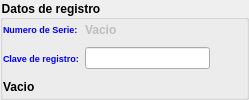
    <widget class="QGroupBox" name="groupBox_3">
     <property name="styleSheet">
      <string notr="true">font: 7pt &quot;Sans Serif&quot;;
font: bold;</string>
     </property>
     <property name="title">
      <string>Datos de registro</string>
     </property>
     <layout class="QGridLayout" name="gridLayout_4">
      <property name="leftMargin">
       <number>0</number>
      </property>
      <property name="topMargin">
       <number>0</number>
      </property>
      <property name="rightMargin">
       <number>0</number>
      </property>
      <property name="bottomMargin">
       <number>0</number>
      </property>
      <item row="0" column="0">
       <widget class="QLabel" name="label_8">
        <property name="text">
         <string>&lt;!DOCTYPE HTML PUBLIC &quot;-//W3C//DTD HTML 4.0//EN&quot; &quot;http://www.w3.org/TR/REC-html40/strict.dtd&quot;&gt;
&lt;html&gt;&lt;head&gt;&lt;meta name=&quot;qrichtext&quot; content=&quot;1&quot; /&gt;&lt;style type=&quot;text/css&quot;&gt;
p, li { white-space: pre-wrap; }
&lt;/style&gt;&lt;/head&gt;&lt;body style=&quot; font-family:'Sans Serif'; font-size:9pt; font-weight:400; font-style:normal;&quot;&gt;
&lt;p style=&quot; margin-top:0px; margin-bottom:0px; margin-left:0px; margin-right:0px; -qt-block-indent:0; text-indent:0px;&quot;&gt;&lt;span style=&quot; font-size:7pt; font-weight:600; color:#0000ff;&quot;&gt;Numero de Serie:&lt;/span&gt;&lt;/p&gt;&lt;/body&gt;&lt;/html&gt;</string>
        </property>
       </widget>
      </item>
      <item row="1" column="0">
       <widget class="QLabel" name="label_10">
        <property name="text">
         <string>&lt;!DOCTYPE HTML PUBLIC &quot;-//W3C//DTD HTML 4.0//EN&quot; &quot;http://www.w3.org/TR/REC-html40/strict.dtd&quot;&gt;
&lt;html&gt;&lt;head&gt;&lt;meta name=&quot;qrichtext&quot; content=&quot;1&quot; /&gt;&lt;style type=&quot;text/css&quot;&gt;
p, li { white-space: pre-wrap; }
&lt;/style&gt;&lt;/head&gt;&lt;body style=&quot; font-family:'Sans Serif'; font-size:9pt; font-weight:400; font-style:normal;&quot;&gt;
&lt;p style=&quot; margin-top:0px; margin-bottom:0px; margin-left:0px; margin-right:0px; -qt-block-indent:0; text-indent:0px;&quot;&gt;&lt;span style=&quot; font-size:7pt; font-weight:600; color:#0000ff;&quot;&gt;Clave de registro:&lt;/span&gt;&lt;/p&gt;&lt;/body&gt;&lt;/html&gt;</string>
        </property>
       </widget>
      </item>
      <item row="1" column="1">
       <widget class="QLineEdit" name="lineEdit">
        <property name="maximumSize">
         <size>
          <width>300</width>
          <height>16777215</height>
         </size>
        </property>
        <property name="styleSheet">
         <string notr="true">font: 7pt &quot;Sans Serif&quot;;
font: bold;</string>
        </property>
       </widget>
      </item>
      <item row="1" column="2">
       <widget class="QLabel" name="label_11">
        <property name="minimumSize">
         <size>
          <width>30</width>
          <height>25</height>
         </size>
        </property>
        <property name="maximumSize">
         <size>
          <width>30</width>
          <height>25</height>
         </size>
        </property>
        <property name="text">
         <string/>
        </property>
        <property name="pixmap">
         <pixmap resource="recoverdrake.qrc">:/Imagenes/good.png</pixmap>
        </property>
        <property name="scaledContents">
         <bool>true</bool>
        </property>
       </widget>
      </item>
      <item row="0" column="1" colspan="2">
       <widget class="QLabel" name="label_9">
        <property name="enabled">
         <bool>false</bool>
        </property>
        <property name="maximumSize">
         <size>
          <width>16777215</width>
          <height>30</height>
         </size>
        </property>
        <property name="styleSheet">
         <string notr="true">font: 7pt &quot;Sans Serif&quot;;
font: bold;</string>
        </property>
        <property name="text">
         <string>Vacio</string>
        </property>
       </widget>
      </item>
      <item row="2" column="0" colspan="3">
       <widget class="QLabel" name="label_18">
        <property name="text">
         <string>Vacio</string>
        </property>
       </widget>
      </item>
     </layout>
    </widget>
